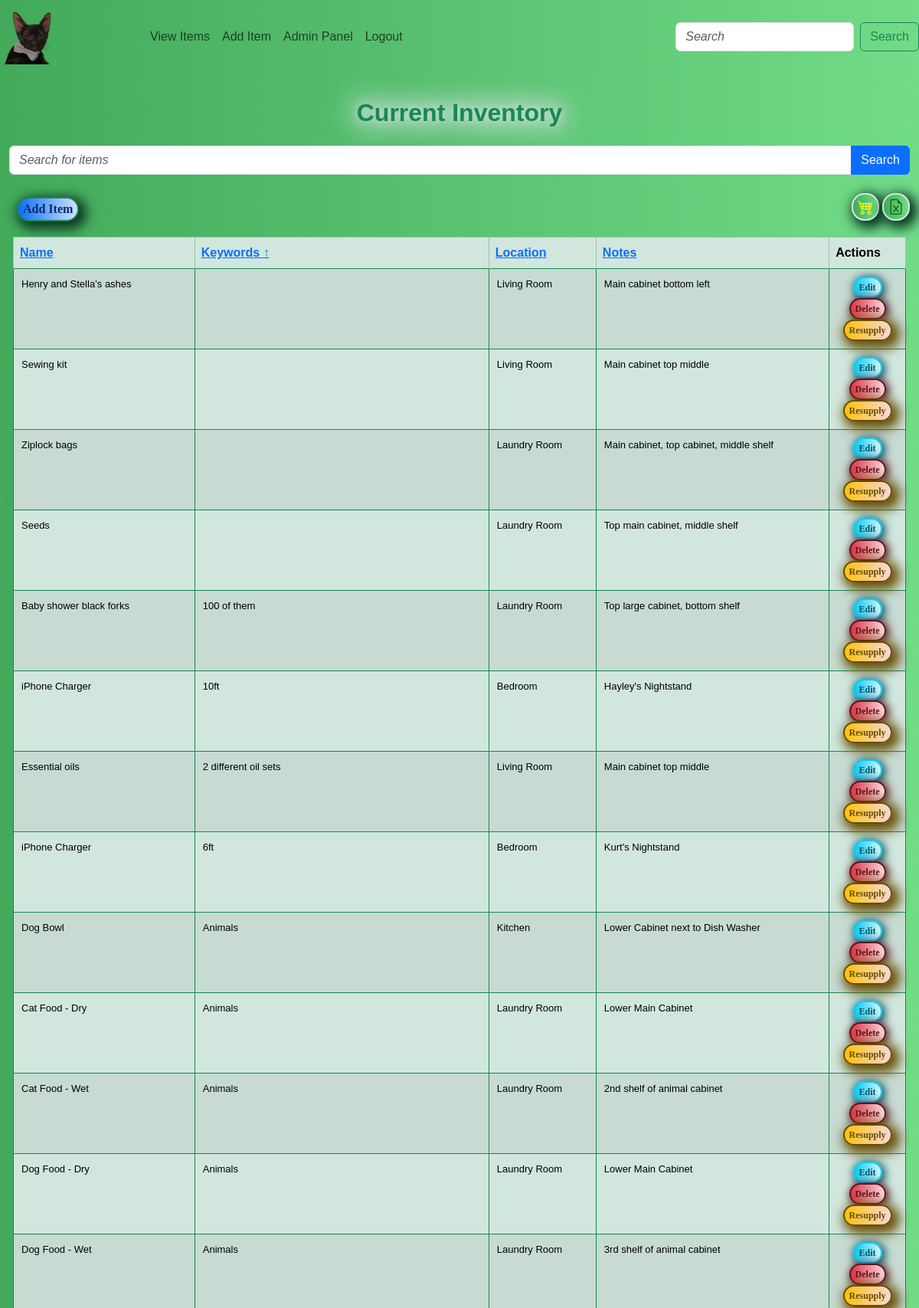
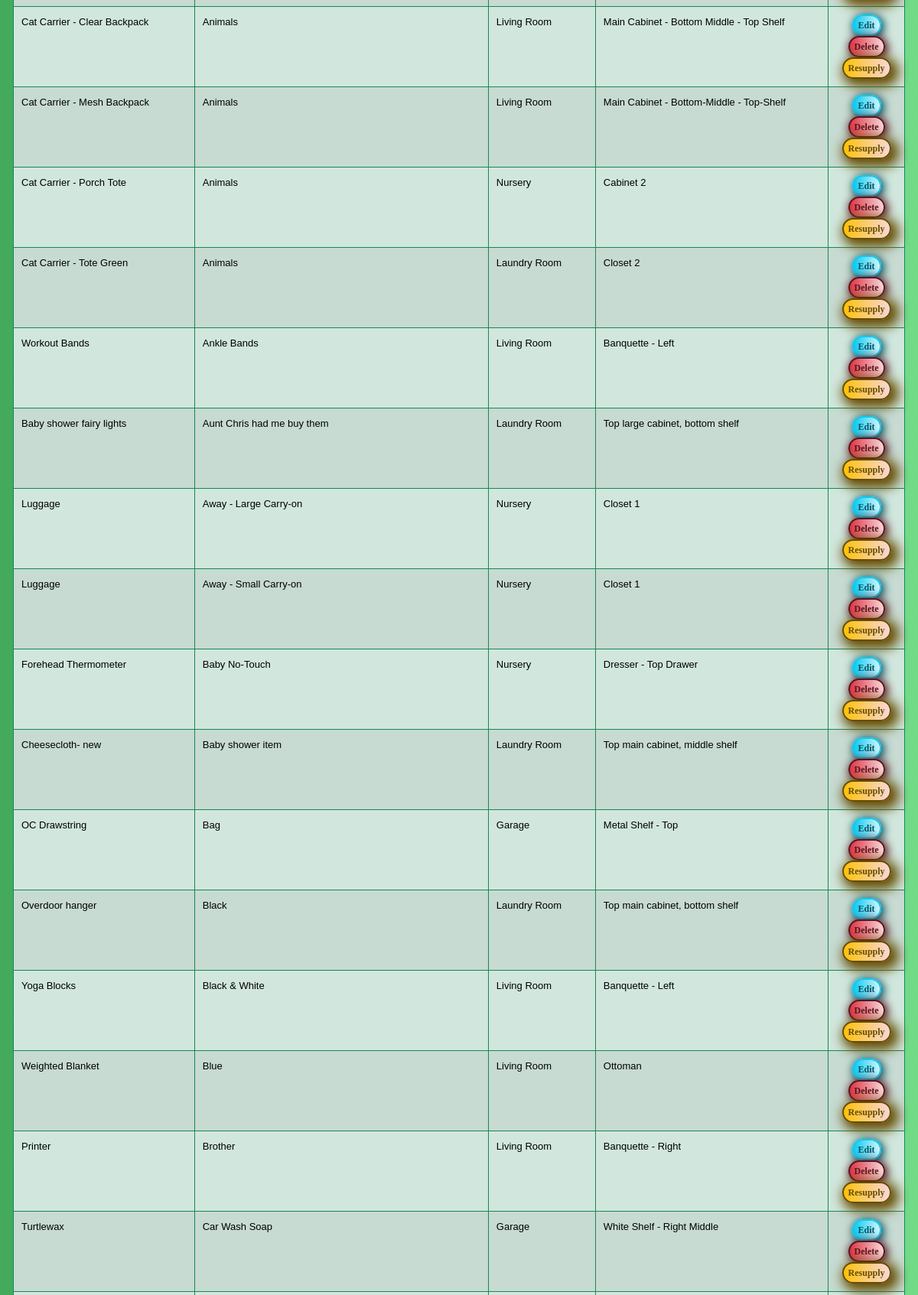
/items?search=&sort_by=keywords&sort_order=asc (signed in, upper part), run on the app's committed database (2 pictures, top to bottom).
### app/models.py (models this page shows, shortened)
class Item(db.Model):
    id = db.Column(db.Integer, primary_key=True)
    name = db.Column(db.String(100), nullable=False)
    keywords = db.Column(db.String(200), nullable=True)
    location = db.Column(db.String(100), nullable=False)
    notes = db.Column(db.String, nullable=True)

### app/routes.py (the view)
@app.route('/items', methods=['GET', 'POST'])
@login_required
def view_items():
    form = SearchForm()
    search_query = request.args.get('search', '')
    sort_by = request.args.get('sort_by', 'name')
    sort_order = request.args.get('sort_order', 'asc')
    if form.validate_on_submit():
        search_query = form.search.data
    items_query = Item.query.filter(
        (Item.name.contains(search_query)) | (Item.location.contains(search_query)) | (Item.keywords.contains(search_query)) | (Item.notes.contains(search_query))
    )
    if sort_order == 'asc':
        items_query = items_query.order_by(getattr(Item, sort_by).asc())
    else:
        items_query = items_query.order_by(getattr(Item, sort_by).desc())
    items = items_query.all()
    return render_template('view_items.html', items=items, form=form, sort_by=sort_by, sort_order=sort_order)

### app/forms.py
class SearchForm(FlaskForm):
    search = StringField('Search', validators=[DataRequired()])
    submit = SubmitField('Search')

### app/__init__.py (called while the page is built)
@login_manager.user_loader
def load_user(user_id):
    return models.User.query.get(int(user_id))

### app/templates/view_items.html (shortened to what this page needs)
{% extends "base.html" %}
{% block content %}
<div class="container-fluid">
  <h2 class="mb-4">Current Inventory</h2>
    <form method="GET" action="{{ url_for('view_items') }}" class="mb-4">
      <div class="input-group">
        <input type="text" class="form-control" placeholder="Search for items" name="search" value="{{ request.args.get('search', '') }}">
        <button class="btn btn-primary" type="submit">Search</button>
      </div>
    </form>
    <div class="d-flex justify-content-between" style="margin-bottom: 10px">
      <a class="btn btn-primary btn-sm" id="btnAddItem" href="{{ url_for('add_item') }}">Add Item</a>
      <div>
          <a href="{{ url_for('export_items', resupply='true') }}" class="btn btn-outline-warning btn-sm" id="btnCart" style="--bs-btn-bg: #1987543f;">
            <img src="{{ url_for('static', filename='cart4.svg') }}" alt="Cart Icon" class="cart-icon" style="width: 20px; height: 20px;">
          </a>
          <a href="{{ url_for('export_items') }}" class="btn btn-success btn-sm" id="btnCSV" style="--bs-btn-bg: #1987543f;">
            <img src="{{ url_for('static', filename='file-earmark-excel.svg') }}" alt="Export Icon" class="export-icon" style="width: 20px; height: 20px;">
          </a>
      </div>
  </div>
  <div class="table-container">
    <table class="table table-success table-striped table-bordered">
      <thead class="table-success">
        <tr>
          <th>
            <a href="{{ url_for('view_items', search=request.args.get('search', ''), sort_by='name', sort_order='asc' if sort_order == 'desc' or sort_by != 'name' else 'desc') }}">
              Name
            </a>
          </th>
          <th>
            <a href="{{ url_for('view_items', search=request.args.get('search', ''), sort_by='keywords', sort_order='asc' if sort_order == 'desc' or sort_by != 'keywords' else 'desc') }}">
              Keywords
              {% if sort_by == 'keywords' %}
                {% if sort_order == 'asc' %}
                  ↑
                {% else %}
                  ↓
                {% endif %}
              {% endif %}
            </a>
          </th>
          <th>
            <a href="{{ url_for('view_items', search=request.args.get('search', ''), sort_by='location', sort_order='asc' if sort_order == 'desc' or sort_by != 'location' else 'desc') }}">
              Location
            </a>
          </th>
          <th>
            <a href="{{ url_for('view_items', search=request.args.get('search', ''), sort_by='notes', sort_order='asc' if sort_order == 'desc' or sort_by != 'notes' else 'desc') }}">
              Notes
            </a>
          </th>
          <th>Actions</th>
        </tr>
      </thead>
      <tbody>
        {% for item in items %}
        <tr>
          <td>
            {{ item.name }}
          </td>
          <td>{{ item.keywords }}</td>
          <td>{{ item.location }}</td>
          <td>
            {% if 'Resupply' in item.notes %}
              <span class="resupply-text">Resupply</span>
            {% else %}
              {{ item.notes }}
            {% endif %}
          </td>
          <td class="action-column">
            <div class="d-flex flex-column align-items-center">
              <a href="{{ url_for('edit_item', item_id=item.id) }}" class="btn btn-outline-info btn-sm" id="btnEdit">Edit</a>
              <form method="POST" action="{{ url_for('delete_item', item_id=item.id) }}" style="display: inline;" onsubmit="return confirmDelete();">
                <button type="submit" class="btn btn-outline-danger btn-sm w-100" id="btnDelete">Delete</button>
              </form>
              <button class="btn btn-outline-warning btn-sm" id="btnResupply" onclick="toggleResupply({{ item.id }}, '{{ item.notes }}')">Resupply</button>
            </div>
          </td>
        </tr>
        {% endfor %}
      </tbody>
    </table>
  </div>
</div>
{% endblock %}

### app/static/styles.css (style rules this page uses)
body, .navbar { background: linear-gradient(to right, #42aa5a 0%, #71db88 100%); }
body { font-family: Arial, sans-serif; }
h2 { margin-top: 1em; text-align: center; text-shadow: 0 0 15px #fff, 0 0 50px #d1e7dd, 0 0 35px #fff, 0 0 20px #198754, 0 0 30px #d1e7dd, 0 0 40px #d1e7dd, 2px 2px 2px rgba(206,89,55,0); color: #198754; font-weight: bolder; }
.table-container { display: flex; max-height: 45vh; overflow-y: auto; overflow-x: auto; position: relative; padding: 5px; box-sizing: border-box; }
.table thead th { position: sticky; top: 0; z-index: 1; }
.table { width: 100%; border-collapse: collapse; }
.table tbody td { font-size: 13px; padding: 10px; border: 1px solid #198754; }
input::placeholder, textarea::placeholder { font-style: italic; font-size: 16px; }
#btnAddItem { margin: 5px 2px 5px 10px; color: #052c65; font-size: 16px; line-height: 16px; padding: 6px; border-radius: 17px; font-family: Georgia, serif; font-weight: 700; text-decoration: none; font-style: normal; font-variant: normal; text-transform: none; background-image: linear-gradient(to right, #0d6efd 0%, #cfe2ff 100%); box-shadow: #0a3622 5px 5px 15px 5px; border: 2px solid #198754; display: inline-block; }
#btnEdit { margin: auto; color: #055160; font-size: 12px; line-height: 12px; padding: 6px; border-radius: 17px; font-family: Georgia, serif; font-weight: 700; text-decoration: none; font-style: normal; font-variant: normal; text-transform: none; background-image: linear-gradient(to right, #0dcaf0 0%, #cff4fc 100%); box-shadow: #055160 2px 2px 12px 2px; border: 2px solid #0dcaf0; display: inline-block; }
#btnDelete { margin: auto; color: #58151c; font-size: 12px; line-height: 12px; padding: 6px; border-radius: 17px; font-family: Georgia, serif; font-weight: 700; text-decoration: none; font-style: normal; font-variant: normal; text-transform: none; background-image: linear-gradient(to right, #dc3545 0%, #f8d7da 100%); box-shadow: #58151c 2px 2px 12px 2px; border: 2px solid #58151c; display: inline-block; }
#btnResupply { margin: auto; color: #664d03; font-size: 12px; line-height: 12px; padding: 6px; border-radius: 17px; font-family: Georgia, serif; font-weight: 700; text-decoration: none; font-style: normal; font-variant: normal; text-transform: none; background-image: linear-gradient(to right, #ffc107 0%, #f8d7da 100%); box-shadow: #664d03 5px 5px 15px 5px; border: 2px solid #664d03; display: inline-block; }
#btnCart { color: rgb(#D1E7DD, 255, 255); font-size: 16px; line-height: 16px; padding: 6px; border-radius: 17px; font-family: Georgia, serif; font-weight: 700; text-decoration: none; font-style: normal; font-variant: normal; text-transform: none; background-image: linear-gradient(to right, #42aa5a 0%, #71db88 100%); box-shadow: #0a3622 5px 5px 15px 5px; border: 2px solid #d1e7dd; display: inline-block; }
#btnCSV { color: rgb(#D1E7DD, 255, 255); font-size: 16px; line-height: 16px; padding: 6px; border-radius: 17px; font-family: Georgia, serif; font-weight: 700; text-decoration: none; font-style: normal; font-variant: normal; text-transform: none; background-image: linear-gradient(to right, #42aa5a 0%, #71db88 100%); box-shadow: #0a3622 5px 5px 15px 5px; border: 2px solid #d1e7dd; display: inline-block; }

### data on the page
Item: name "Henry and Stella’s ashes", location "Living Room", notes "Main cabinet bottom left"
Item: name "Sewing kit", location "Living Room", notes "Main cabinet top middle"
Item: name "Ziplock bags", location "Laundry Room", notes "Main cabinet, top cabinet, middle shelf"
Item: name "Seeds", location "Laundry Room", notes "Top main cabinet, middle shelf"
Item: name "Baby shower black forks", keywords "100 of them", location "Laundry Room", notes "Top large cabinet, bottom shelf"
Item: name "iPhone Charger", keywords "10ft", location "Bedroom", notes "Hayley's Nightstand"
Item: name "Essential oils", keywords "2 different oil sets", location "Living Room", notes "Main cabinet top middle"
Item: name "iPhone Charger", keywords "6ft", location "Bedroom", notes "Kurt's Nightstand"
Item: name "Dog Bowl", keywords "Animals", location "Kitchen", notes "Lower Cabinet next to Dish Washer"
Item: name "Cat Food - Dry", keywords "Animals", location "Laundry Room", notes "Lower Main Cabinet"
Item: name "Cat Food - Wet", keywords "Animals", location "Laundry Room", notes "2nd shelf of animal cabinet"
Item: name "Dog Food - Dry", keywords "Animals", location "Laundry Room", notes "Lower Main Cabinet"
Item: name "Dog Food - Wet", keywords "Animals", location "Laundry Room", notes "3rd shelf of animal cabinet"
Item: name "Cat Carrier - Clear Backpack", keywords "Animals", location "Living Room", notes "Main Cabinet - Bottom Middle - Top Shelf"
Item: name "Cat Carrier - Mesh Backpack", keywords "Animals", location "Living Room", notes "Main Cabinet - Bottom-Middle - Top-Shelf"
Item: name "Cat Carrier - Porch Tote", keywords "Animals", location "Nursery", notes "Cabinet 2"
Item: name "Cat Carrier - Tote Green", keywords "Animals", location "Laundry Room", notes "Closet 2"
Item: name "Workout Bands", keywords "Ankle Bands", location "Living Room", notes "Banquette - Left"
Item: name "Baby shower fairy lights", keywords "Aunt Chris had me buy them", location "Laundry Room", notes "Top large cabinet, bottom shelf"
Item: name "Luggage", keywords "Away - Large Carry-on", location "Nursery", notes "Closet 1"
Item: name "Luggage", keywords "Away - Small Carry-on", location "Nursery", notes "Closet 1"
Item: name "Forehead Thermometer", keywords "Baby No-Touch", location "Nursery", notes "Dresser - Top Drawer"
Item: name "Cheesecloth- new", keywords "Baby shower item", location "Laundry Room", notes "Top main cabinet, middle shelf"
Item: name "OC Drawstring", keywords "Bag", location "Garage", notes "Metal Shelf - Top"
Item: name "Overdoor hanger", keywords "Black", location "Laundry Room", notes "Top main cabinet, bottom shelf"
Item: name "Yoga Blocks", keywords "Black & White", location "Living Room", notes "Banquette - Left"
Item: name "Weighted Blanket", keywords "Blue", location "Living Room", notes "Ottoman"
Item: name "Printer", keywords "Brother", location "Living Room", notes "Banquette - Right"
Item: name "Turtlewax", keywords "Car Wash Soap", location "Garage", notes "White Shelf - Right Middle"
